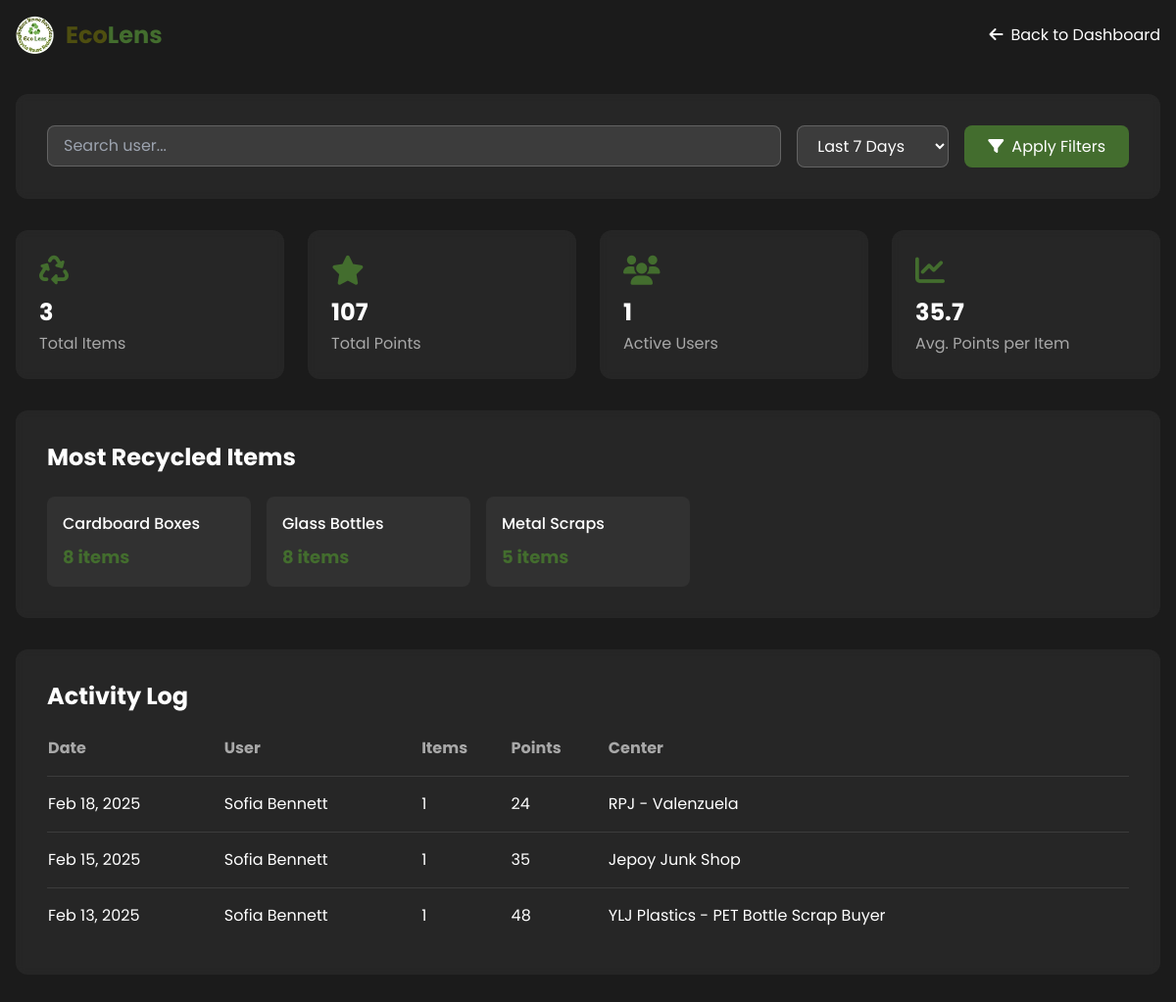
/admin/user-activity.php?user_id=4.0 (signed in), run on the app's committed database.
### tables this page shows
CREATE TABLE `tbl_remit` (
  `id` double NOT NULL AUTO_INCREMENT,
  `item_name` text NOT NULL,
  `item_points` double DEFAULT NULL,
  `sortation_center_id` double NOT NULL,
  `user_id` double NOT NULL,
  `item_quantity` int(11) NOT NULL,
  `points` int(11) DEFAULT 0,
  `created_at` timestamp NOT NULL DEFAULT current_timestamp(),
  PRIMARY KEY (`id`)
);

### admin/user-activity.php (the view, shortened to what this page needs)
<?php
require_once '../database.php';
$user_id = isset($_GET['user_id']) ? $_GET['user_id'] : '';
$date_range = isset($_GET['date_range']) ? $_GET['date_range'] : '7';
$query = "
    SELECT
        r.*,
        u.fullname,
        sc.name as center_name,
        DATE(r.created_at) as date,
        COUNT(*) as daily_items,
        SUM(r.points) as daily_points
    FROM tbl_remit r
    JOIN tbl_user u ON r.user_id = u.id
    JOIN tbl_sortation_centers sc ON r.sortation_center_id = sc.id
    WHERE r.created_at >= DATE_SUB(NOW(), INTERVAL ? DAY)
";
if ($user_id) {
    $query .= " AND r.user_id = ?";
}
$query .= " GROUP BY DATE(r.created_at), r.user_id ORDER BY r.created_at DESC";
$stmt = $conn->prepare($query);
if ($user_id) {
    $stmt->bind_param("is", $date_range, $user_id);
} else {
    $stmt->bind_param("i", $date_range);
}
$stmt->execute();
$activities = $stmt->get_result();
$summary = [
    'total_items' => 0,
    'total_points' => 0,
    'unique_users' => [],
    'popular_items' => []
];
$itemStats = [];
while ($row = $activities->fetch_assoc()) {
    $summary['total_items'] += $row['daily_items'];
    $summary['total_points'] += $row['daily_points'];
    $summary['unique_users'][$row['user_id']] = $row['fullname'];
    if (!isset($itemStats[$row['item_name']])) {
        $itemStats[$row['item_name']] = 0;
    }
    $itemStats[$row['item_name']] += $row['item_quantity'];
}
arsort($itemStats);
$summary['popular_items'] = array_slice($itemStats, 0, 5, true);
?>
<!DOCTYPE html>
<html lang="en">
<head>
    <link rel="stylesheet" href="https://cdnjs.cloudflare.com/ajax/libs/font-awesome/6.4.2/css/all.min.css">
    <script src="https://cdn.tailwindcss.com"></script>
</head>
<body class="font-[Poppins] bg-[#1b1b1b]">
    <nav class="fixed w-full bg-[#1b1b1b] py-4 z-50">
        <div class="max-w-7xl mx-auto px-4">
            <div class="flex justify-between items-center">
                <div class="flex-shrink-0 flex items-center gap-3">
                    <img src="../assets/logo.png" alt="Smart Recycling Logo" class="h-10">
                    <h1 class="text-2xl font-bold">
                        <span class="text-[#4e4e10]">Eco</span><span class="text-[#436d2e]">Lens</span>
                    </h1>
                </div>
                <a href="admin-dashboard.php" class="text-white hover:text-[#22c55e] transition-all">
                    <i class="fa-solid fa-arrow-left mr-2"></i>Back to Dashboard
                </a>
            </div>
        </div>
    </nav>
    <div class="pt-24 pb-12 px-4">
        <div class="max-w-7xl mx-auto">
            <div class="bg-white/5 p-8 rounded-xl backdrop-blur-sm mb-8">
                <form method="GET" class="flex gap-4">
                    <div class="relative flex-1">
                        <input type="text"
                               id="userSearch"
                               name="user_search"
                               placeholder="Search user..."
                               class="w-full px-4 py-2 bg-white/10 text-white rounded-lg border border-white/20 focus:outline-none focus:border-[#436d2e]"
                               value="<?php echo isset($_GET['user_search']) ? htmlspecialchars($_GET['user_search']) : ''; ?>">
                    </div>
                    <select name="date_range" class="px-4 py-2 bg-white/10 text-white rounded-lg border border-white/20 focus:outline-none focus:border-[#436d2e] [&>option]:text-white [&>option]:bg-[#1b1b1b]">
                        <option value="7" <?php echo $date_range == '7' ? 'selected' : ''; ?>>Last 7 Days</option>
                    </select>
                    <button type="submit" class="px-6 py-2 bg-[#436d2e] text-white rounded-lg hover:bg-opacity-90">
                        <i class="fas fa-filter mr-2"></i>Apply Filters
                    </button>
                </form>
            </div>
            <div class="grid md:grid-cols-4 gap-6 mb-8">
                <div class="bg-white/5 p-6 rounded-xl backdrop-blur-sm">
                    <div class="text-[#436d2e] text-3xl mb-2"><i class="fa-solid fa-recycle"></i></div>
                    <div class="text-2xl font-bold text-white mb-1"><?php echo $summary['total_items']; ?></div>
                    <div class="text-white/60">Total Items</div>
                </div>
                <div class="bg-white/5 p-6 rounded-xl backdrop-blur-sm">
                    <div class="text-[#436d2e] text-3xl mb-2"><i class="fa-solid fa-star"></i></div>
                    <div class="text-2xl font-bold text-white mb-1"><?php echo $summary['total_points']; ?></div>
                    <div class="text-white/60">Total Points</div>
                </div>
                <div class="bg-white/5 p-6 rounded-xl backdrop-blur-sm">
                    <div class="text-[#436d2e] text-3xl mb-2"><i class="fa-solid fa-users"></i></div>
                    <div class="text-2xl font-bold text-white mb-1"><?php echo count($summary['unique_users']); ?></div>
                    <div class="text-white/60">Active Users</div>
                </div>
                <div class="bg-white/5 p-6 rounded-xl backdrop-blur-sm">
                    <div class="text-[#436d2e] text-3xl mb-2"><i class="fa-solid fa-chart-line"></i></div>
                    <div class="text-2xl font-bold text-white mb-1">
                        <?php echo $summary['total_items'] ? round($summary['total_points'] / $summary['total_items'], 1) : 0; ?>
                    </div>
                    <div class="text-white/60">Avg. Points per Item</div>
                </div>
            </div>
            <div class="bg-white/5 p-8 rounded-xl backdrop-blur-sm mb-8">
                <h2 class="text-2xl font-bold text-white mb-6">Most Recycled Items</h2>
                <div class="grid md:grid-cols-5 gap-4">
                    <?php foreach($summary['popular_items'] as $item => $quantity): ?>
                    <div class="bg-white/5 p-4 rounded-lg">
                        <div class="text-white font-medium mb-2"><?php echo htmlspecialchars($item); ?></div>
                        <div class="text-[#436d2e] text-lg font-bold"><?php echo $quantity; ?> items</div>
                    </div>
                    <?php endforeach; ?>
                </div>
            </div>
            <div class="bg-white/5 p-8 rounded-xl backdrop-blur-sm">
                <h2 class="text-2xl font-bold text-white mb-6">Activity Log</h2>
                <div class="overflow-x-auto">
                    <table class="w-full">
                        <thead>
                            <tr class="text-white/60 text-left">
                                <th class="pb-4">Date</th>
                                <th class="pb-4">User</th>
                                <th class="pb-4">Items</th>
                                <th class="pb-4">Points</th>
                                <th class="pb-4">Center</th>
                            </tr>
                        </thead>
                        <tbody class="text-white">
                            <?php
                            $activities->data_seek(0);
                            while($activity = $activities->fetch_assoc()):
                            ?>
                            <tr class="border-t border-white/10">
                                <td class="py-4"><?php echo date('M d, Y', strtotime($activity['date'])); ?></td>
                                <td class="py-4"><?php echo htmlspecialchars($activity['fullname']); ?></td>
                                <td class="py-4"><?php echo $activity['daily_items']; ?></td>
                                <td class="py-4"><?php echo $activity['daily_points']; ?></td>
                                <td class="py-4"><?php echo htmlspecialchars($activity['center_name']); ?></td>
                            </tr>
                            <?php endwhile; ?>
                        </tbody>
                    </table>
                </div>
            </div>
        </div>
    </div>
</body>
</html>

### data on the page
tbl_remit: item_quantity "8", sortation_center "5", date "Feb 13, 2025", fullname "Sofia Bennett", daily_items "1", daily_points "48", center_name "YLJ Plastics - PET Bottle Scrap Buyer"
tbl_remit: date "Feb 18, 2025", fullname "Sofia Bennett", daily_items "1", daily_points "24", center_name "RPJ - Valenzuela"
tbl_remit: date "Feb 15, 2025", fullname "Sofia Bennett", daily_items "1", daily_points "35", center_name "Jepoy Junk Shop"

### other printed values
$summary['total_items'] "3"
$summary['total_points'] "107"
count($summary['unique_users']) "1"
$summary['total_points'] / $summary['total_items'] "35.7"
$item "Cardboard Boxes"
$item "Glass Bottles"
$item "Metal Scraps"
